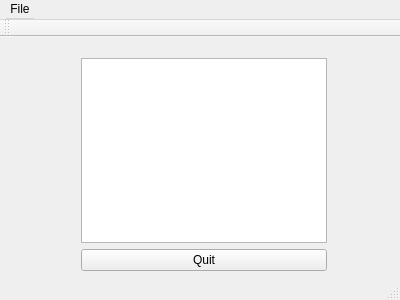
<?xml version="1.0" encoding="UTF-8"?>
<ui version="4.0">
 <class>Notepad</class>
 <widget class="QMainWindow" name="Notepad">
  <property name="geometry">
   <rect>
    <x>0</x>
    <y>0</y>
    <width>400</width>
    <height>300</height>
   </rect>
  </property>
  <property name="windowTitle">
   <string>Notepad</string>
  </property>
  <widget class="QWidget" name="centralWidget">
   <widget class="QWidget" name="">
    <property name="geometry">
     <rect>
      <x>70</x>
      <y>10</y>
      <width>268</width>
      <height>235</height>
     </rect>
    </property>
    <layout class="QVBoxLayout" name="verticalLayout">
     <item>
      <widget class="QTextEdit" name="textEdit"/>
     </item>
     <item>
      <widget class="QPushButton" name="quitButton">
       <property name="text">
        <string>Quit</string>
       </property>
      </widget>
     </item>
    </layout>
   </widget>
  </widget>
  <widget class="QMenuBar" name="menuBar">
   <property name="geometry">
    <rect>
     <x>0</x>
     <y>0</y>
     <width>400</width>
     <height>22</height>
    </rect>
   </property>
   <property name="minimumSize">
    <size>
     <width>0</width>
     <height>20</height>
    </size>
   </property>
   <property name="nativeMenuBar">
    <bool>false</bool>
   </property>
   <widget class="QMenu" name="menuFile">
    <property name="title">
     <string>File</string>
    </property>
    <addaction name="actionOpen"/>
    <addaction name="actionSave"/>
    <addaction name="separator"/>
    <addaction name="actionQuit"/>
   </widget>
   <addaction name="menuFile"/>
  </widget>
  <widget class="QToolBar" name="mainToolBar">
   <attribute name="toolBarArea">
    <enum>TopToolBarArea</enum>
   </attribute>
   <attribute name="toolBarBreak">
    <bool>false</bool>
   </attribute>
  </widget>
  <widget class="QStatusBar" name="statusBar"/>
  <action name="actionOpen">
   <property name="text">
    <string>Open</string>
   </property>
   <property name="shortcut">
    <string>Ctrl+O</string>
   </property>
  </action>
  <action name="actionSave">
   <property name="text">
    <string>Save</string>
   </property>
   <property name="shortcut">
    <string>Ctrl+S</string>
   </property>
  </action>
  <action name="actionQuit">
   <property name="text">
    <string>Quit</string>
   </property>
   <property name="shortcut">
    <string>Ctrl+W</string>
   </property>
  </action>
 </widget>
 <layoutdefault spacing="6" margin="11"/>
 <resources/>
 <connections>
  <connection>
   <sender>quitButton</sender>
   <signal>clicked()</signal>
   <receiver>actionQuit</receiver>
   <slot>toggle()</slot>
   <hints>
    <hint type="sourcelabel">
     <x>203</x>
     <y>263</y>
    </hint>
    <hint type="destinationlabel">
     <x>-1</x>
     <y>-1</y>
    </hint>
   </hints>
  </connection>
 </connections>
</ui>
